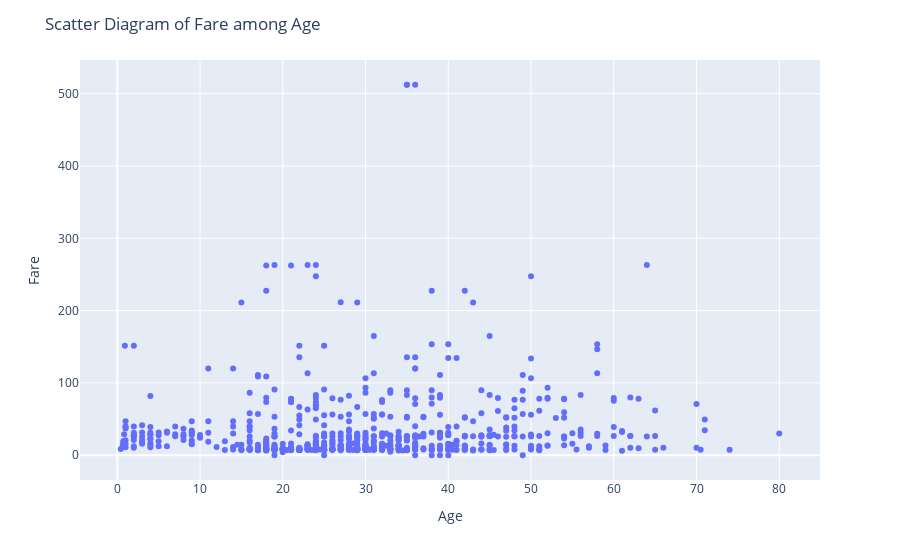

The notebook cell saved with this chart:
### Code cell
fig = px.scatter(titanic,x='age',y='fare')
fig.update_layout(title="Scatter Diagram of Fare among Age",xaxis_title="Age",yaxis_title="Fare")
fig.show()

### Figure 1 — Plotly figure (JSON) as saved in the notebook; plotly's stock layout.template omitted (floating-point values rounded to 4 significant figures; data arrays with more than 128 entries replaced by an {"elided": "..."} marker saying what was removed)
{"data": [{"hovertemplate": "age=%{x}<br>fare=%{y}<extra></extra>", "legendgroup": "", "marker": {"color": "#636efa", "symbol": "circle"}, "mode": "markers", "name": "", "orientation": "v", "showlegend": false, "type": "scatter", "x": {"elided": "891 float values"}, "xaxis": "x", "y": {"elided": "891 float values"}, "yaxis": "y"}], "layout": {"autosize": true, "legend": {"tracegroupgap": 0}, "margin": {"t": 60}, "title": {"text": "Scatter Diagram of Fare among Age"}, "xaxis": {"anchor": "y", "autorange": true, "domain": [0, 1], "range": [-4.389, 84.81], "title": {"text": "Age"}, "type": "linear"}, "yaxis": {"anchor": "x", "autorange": true, "domain": [0, 1], "range": [-39.67, 552.0], "title": {"text": "Fare"}, "type": "linear"}}}
